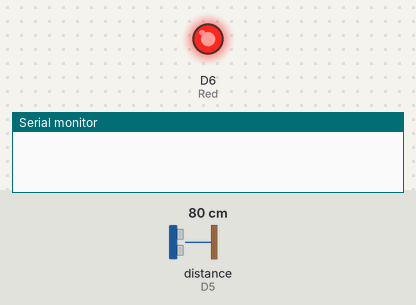
Simulated run of this sketch. Board: ESP8266 (NodeMCU). On the bench: output pins drawn as LEDs (lit = HIGH), the last lines printed to the serial monitor. Wiring (inferred from the names in the program): ultrasonic range finder: trigger D2; echo D5. The inputs (shaded band) are chosen by the test bench; at power-on: distance to the obstacle (sensor on D5) 80 cm. The echo pulse lasts 58.3 µs per cm; pins used as bus, display or sensor lines are not drawn.

Above: at 1.6 s.
At 2.6 s:
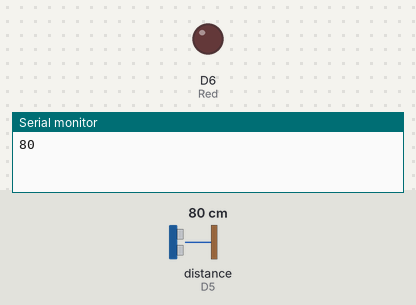
Timing chart, 0 to 4.1 s (numbered marks = the images above):
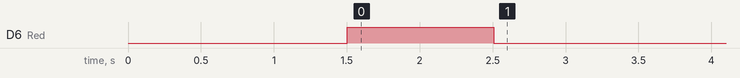

Measured:
- by itself, D6 (Red): HIGH → LOW at 2.5 s

The sketch:

SEBi.ino
```cpp
/**------------------------------------------------------------------------------------------
  Author :- Salman Faris - salmanfaris.me

Hardware :-
        =>NodeMCU
        =>Ultrasonice Sensor
        =>LED

Software :-
        =>Arduino IDE
        =>Cayenne


-----------------------------------------------------------------------------------------**/
#include <CayenneMQTTESP8266.h>

char ssid[] = "Wifi Name";
char password[] = "Wifi password";

char username[] = "mqqt User Name";
char mqtt_password[] = "mqtt Password";
char client_id[] = "mqtt Clinet ID";

#define trigPin D2
#define echoPin D5

int Red = D6;

void setup()
{

 Cayenne.begin(username,mqtt_password,client_id,ssid,password);

pinMode(Red,OUTPUT);
pinMode(trigPin, OUTPUT);
pinMode(echoPin, INPUT);
Serial.begin(115200);

digitalWrite(Red,HIGH);

}
void loop(){

 Cayenne.loop();

long duration, distance;

digitalWrite(trigPin, LOW);
delayMicroseconds(2);
digitalWrite(trigPin, HIGH);
delayMicroseconds(10);
digitalWrite(trigPin, LOW);
duration = pulseIn(echoPin, HIGH);
distance = (duration/2) / 29.1;

Serial.println(distance);

if(distance <= 5 )
{
  digitalWrite(Red,HIGH);
}
else{
  digitalWrite(Red,LOW);

}

Cayenne.virtualWrite(3,distance);

delay(1000);

}

CAYENNE_IN(1)
{
  digitalWrite(Red,!getValue.asInt());
}  
```
